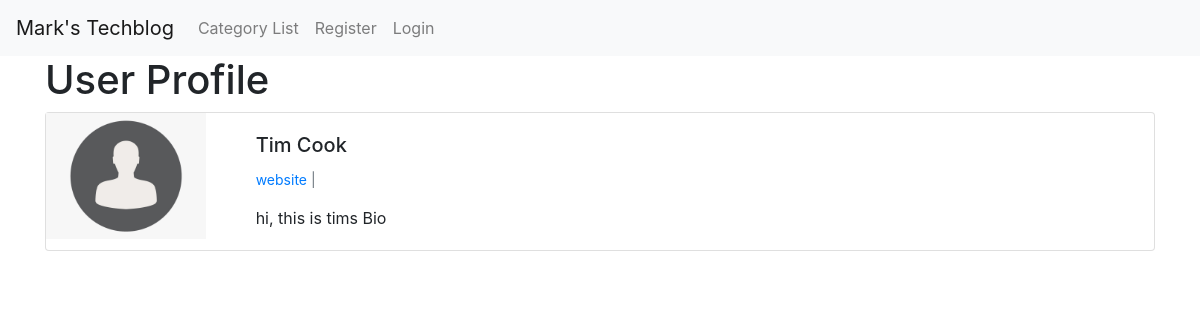
/subscribers/6/profile/, run on the app's committed database.
### blog/models.py (models this page shows, shortened)
class UserProfile(models.Model):
    user = models.OneToOneField(User, null=True, on_delete=models.CASCADE)
    bio = models.TextField()
    avatar = models.ImageField(null=True, blank=True, upload_to="images/avatar/")
    website_url = models.CharField(max_length=200, null=True, blank=True)
    instagram_url = models.CharField(max_length=200, null=True, blank=True)
    twitter_url = models.CharField(max_length=200, null=True, blank=True)
    linkedin_url = models.CharField(max_length=200, null=True, blank=True)

### subscribers/views.py (the view)
# urls.py: path('<int:pk>/profile/', ProfilePageView.as_view(), name='show_profile_page'),
class ProfilePageView(DetailView):
    model = UserProfile
    template_name = 'registration/user_profile.html'
    def get_context_data(self, *args, **kwargs):
        context = super(ProfilePageView, self).get_context_data(*args, **kwargs)
        page_user = get_object_or_404(UserProfile, id=self.kwargs['pk'])
        context["page_user"] = page_user
        return context

### subscribers/templates/registration/user_profile.html (shortened to what this page needs)
{% extends 'base.html' %}
{% load static %}
{% block content %}
<h1>User Profile</h1>
<div class="card mb-3">
    <div class="row g-0">
      <div class="col-md-2">
        {% if page_user.avatar %}
        <img src="{{ page_user.avatar.url }}" class="img-fluid rounded-start" alt="...">
        {%else %}
        <img src="{% static 'marktechblog/images/default_profile_pic.png' %}" class="img-fluid rounded-start" alt="...">
        {% endif %}
      </div>
      <div class="col-md-10">
        <div class="card-body">
          <h5 class="card-title">
              {{ page_user.user.first_name }}
              {{ page_user.user.last_name }}</h5>
          <p class="small text-muted">
            {% if page_user.website_url %}
            <a href="{{ page_user.website_url }}">website</a> |
            {% endif %}
          </p>
          <p class="card-text">{{ page_user.bio }}</p>
        </div>
      </div>
    </div>
    </div>
{% endblock %}

### data on the page
UserProfile: user.first_name "Tim", user.last_name "Cook", bio "hi, this is tims Bio"
